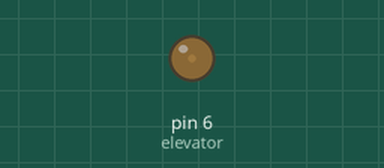
Recording of a sketch running on a simulated Arduino Uno, built with avr-gcc and run on an emulated ATmega328P. Parts: output pins drawn as LEDs (lit = HIGH). Pins used as bus, display or sensor lines are not drawn. At 5.2 s the program stops and its outputs stay as they are.

Above: at 0.15 s.
At 1.65 s:
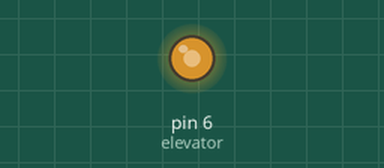
At 2.25 s:
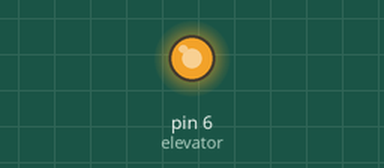
At 4.5 s:
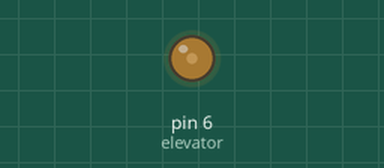
Timing chart, 0 to 6.7 s (numbered marks = the images above):
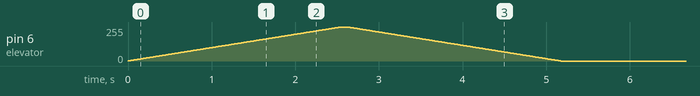

Measured:
- by itself, pin 6 (elevator): rises from 0/255 to 255/255 in 2.6 s, then falls to 0/255 in 2.6 s

The sketch:

elevator.ino
```cpp
int dir = 0;
int elevator = 6;

void setup() {
  Serial.begin(9600);
  pinMode(dir,OUTPUT);
  pinMode(elevator,OUTPUT);

}

void loop() {
  elevatorControl(1);
  while (1 == 1){

  }
}


void elevatorControl(int dirCtrl){
  int i;
  int j;
  digitalWrite(dir,dirCtrl);

  for (i = 1; i<255; i++){
    analogWrite(elevator,i);
    delay(10);
  }
  delay(75);

  for (j = 255; j > 0; j--){
    analogWrite(elevator,j);
    delay(10);
  }
  analogWrite(elevator,0);
}
```
